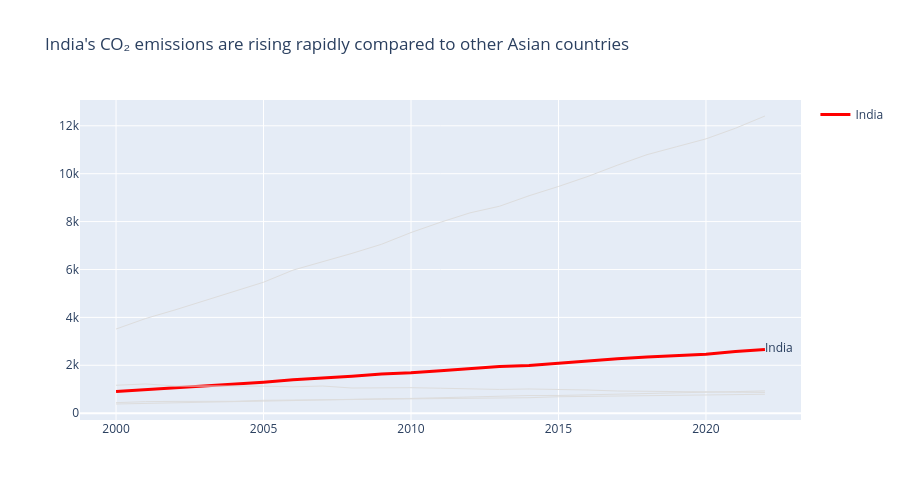

Notebook cell for this chart:
### Markdown cell above
---
## Task 1 — Multi-Series Line Chart with Highlight

**What to build:** A line chart showing CO2 emissions over time for **all Asian countries** in the dataset, with one country highlighted.

**Requirements:**
- All countries shown (for context), but only **one highlighted in colour** — your choice which
- All other lines in grey (#DDDDDD), thinner
- Highlighted country **labelled directly** at the end of its line (not in a legend)
- Insight title that names the highlighted country and its story

> 💡 `df[df['Region'] == 'Asia']` to filter; use `go.Figure()` with a loop for per-country control

### Code cell
# Task 1 — Multi-series line with highlight
# YOUR CODE HERE


import plotly.graph_objects as go

# filter region (as hint suggests)
df_asia = df[df['Region'] == 'Asia']

highlight_country = 'India'

fig = go.Figure()

for country in df_asia['Country'].unique():
    country_df = df_asia[df_asia['Country'] == country]
    
    if country == highlight_country:
        fig.add_trace(go.Scatter(
            x=country_df['Year'],
            y=country_df['CO2_Mt'],
            mode='lines+text',
            name=country,
            line=dict(color='red', width=3),
            text=[None]*(len(country_df)-1) + [country],  # label only last point
            textposition='middle right'
        ))
    else:
        fig.add_trace(go.Scatter(
            x=country_df['Year'],
            y=country_df['CO2_Mt'],
            mode='lines',
            line=dict(color='#DDDDDD', width=1),
            showlegend=False
        ))

# Insight-driven title
fig.update_layout(
    title=f"{highlight_country}'s CO₂ emissions are rising rapidly compared to other Asian countries",
    height=500
)



fig.show()

### Figure 1 — Plotly figure (JSON) as saved in the notebook; plotly's stock layout.template omitted (floating-point values rounded to 4 significant figures)
{"data": [{"line": {"color": "#DDDDDD", "width": 1}, "mode": "lines", "showlegend": false, "type": "scatter", "x": [2000, 2001, 2002, 2003, 2004, 2005, 2006, 2007, 2008, 2009, 2010, 2011, 2012, 2013, 2014, 2015, 2016, 2017, 2018, 2019, 2020, 2021, 2022], "y": [3514.0, 3952.0, 4312.0, 4692.0, 5079.0, 5468.0, 5974.0, 6323.0, 6673.0, 7053.0, 7543.0, 7972.0, 8365.0, 8641.0, 9078.0, 9466.0, 9887.0, 10360.0, 10790.0, 11130.0, 11450.0, 11900.0, 12410.0]}, {"line": {"color": "red", "width": 3}, "mode": "lines+text", "name": "India", "text": [null, null, null, null, null, null, null, null, null, null, null, null, null, null, null, null, null, null, null, null, null, null, "India"], "textposition": "middle right", "type": "scatter", "x": [2000, 2001, 2002, 2003, 2004, 2005, 2006, 2007, 2008, 2009, 2010, 2011, 2012, 2013, 2014, 2015, 2016, 2017, 2018, 2019, 2020, 2021, 2022], "y": [901.6, 974.6, 1056.0, 1146.0, 1205.0, 1291.0, 1396.0, 1466.0, 1542.0, 1637.0, 1687.0, 1774.0, 1865.0, 1945.0, 1994.0, 2092.0, 2177.0, 2267.0, 2345.0, 2419.0, 2466.0, 2580.0, 2661.0]}, {"line": {"color": "#DDDDDD", "width": 1}, "mode": "lines", "showlegend": false, "type": "scatter", "x": [2000, 2001, 2002, 2003, 2004, 2005, 2006, 2007, 2008, 2009, 2010, 2011, 2012, 2013, 2014, 2015, 2016, 2017, 2018, 2019, 2020, 2021, 2022], "y": [1166.0, 1220.0, 1136.0, 1131.0, 1151.0, 1127.0, 1101.0, 1133.0, 1050.0, 1061.0, 1064.0, 1042.0, 1005.0, 990.9, 1010.0, 996.6, 967.4, 925.1, 916.6, 914.5, 902.8, 898.1, 865.1]}, {"line": {"color": "#DDDDDD", "width": 1}, "mode": "lines", "showlegend": false, "type": "scatter", "x": [2000, 2001, 2002, 2003, 2004, 2005, 2006, 2007, 2008, 2009, 2010, 2011, 2012, 2013, 2014, 2015, 2016, 2017, 2018, 2019, 2020, 2021, 2022], "y": [438.1, 481.5, 490.6, 490.8, 494.6, 537.2, 539.0, 566.1, 570.0, 585.4, 595.9, 620.6, 631.1, 649.6, 646.2, 686.5, 704.0, 706.0, 738.5, 750.8, 755.8, 777.3, 789.5]}, {"line": {"color": "#DDDDDD", "width": 1}, "mode": "lines", "showlegend": false, "type": "scatter", "x": [2000, 2001, 2002, 2003, 2004, 2005, 2006, 2007, 2008, 2009, 2010, 2011, 2012, 2013, 2014, 2015, 2016, 2017, 2018, 2019, 2020, 2021, 2022], "y": [382.8, 400.4, 430.7, 453.8, 482.6, 501.9, 533.0, 551.8, 586.6, 602.5, 614.5, 647.3, 680.1, 717.7, 736.3, 738.2, 768.8, 813.7, 834.8, 872.3, 876.5, 898.5, 930.5]}], "layout": {"height": 500, "title": {"text": "India's CO₂ emissions are rising rapidly compared to other Asian countries"}}}
